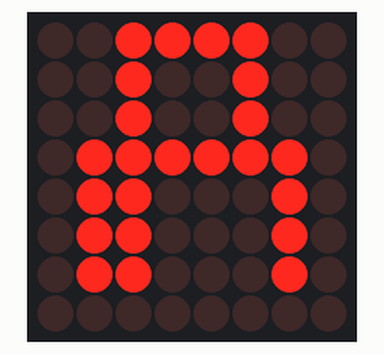
Simulated run of this sketch. Board: Arduino Uno, built with avr-gcc and run on an emulated ATmega328P. On the bench: 8×8 LED matrix.

Above: at 0.1 s.
At 1.1 s:
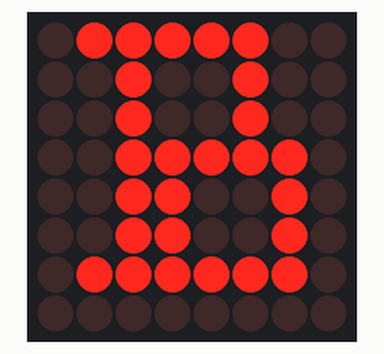
At 2.1 s:
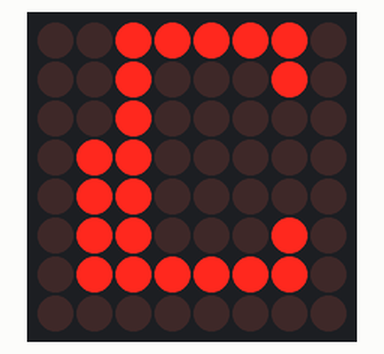

The sketch:

P4-3.ino
```cpp
#include "LedControl.h"

LedControl lc = LedControl(12, 11, 10, 1);

byte hurufA[] = {0x3C,0x24,0x24,0x7E,0x62,0x62,0x62,0x00};
byte hurufB[] = {0x7C,0x24,0x24,0x3E,0x32,0x32,0x7E,0x00};
byte hurufC[] =
{
  B00111110, // First frame of invader #1
  B00100010,
  B00100000,
  B01100000,
  B01100000,
  B01100010,
  B01111110,
  B00000000
};

void setup() {
  // put your setup code here, to run once:
  int devices = lc.getDeviceCount();
  for(int address = 0; address<devices; address++){
    lc.shutdown(address, false);
    lc.setIntensity(address, 2);
    lc.clearDisplay(address);
  }
}

void loop() {
  // put your main code here, to run repeatedly:
  A();
  delay(1000);
  //lc.clearDisplay(0);
  B();
  delay(1000);
  C();
  delay(1000);
}

void A(){
  for (int i = 0; i < 8; i++){
    lc.setRow(0,i,hurufA[i]);
  }
}

void B(){
  for (int i = 0; i < 8; i++){
    lc.setRow(0,i,hurufB[i]);
  }
}

void C(){
  for (int i = 0; i < 8; i++){
    lc.setRow(0,i,hurufC[i]);
  }
}
```

Measured:
- by itself, everything shown: repeats every 3.0 s, in 3 steps
- what the display in image 1 shows lasts 1.0 s, from 1.0 s to 2.0 s
